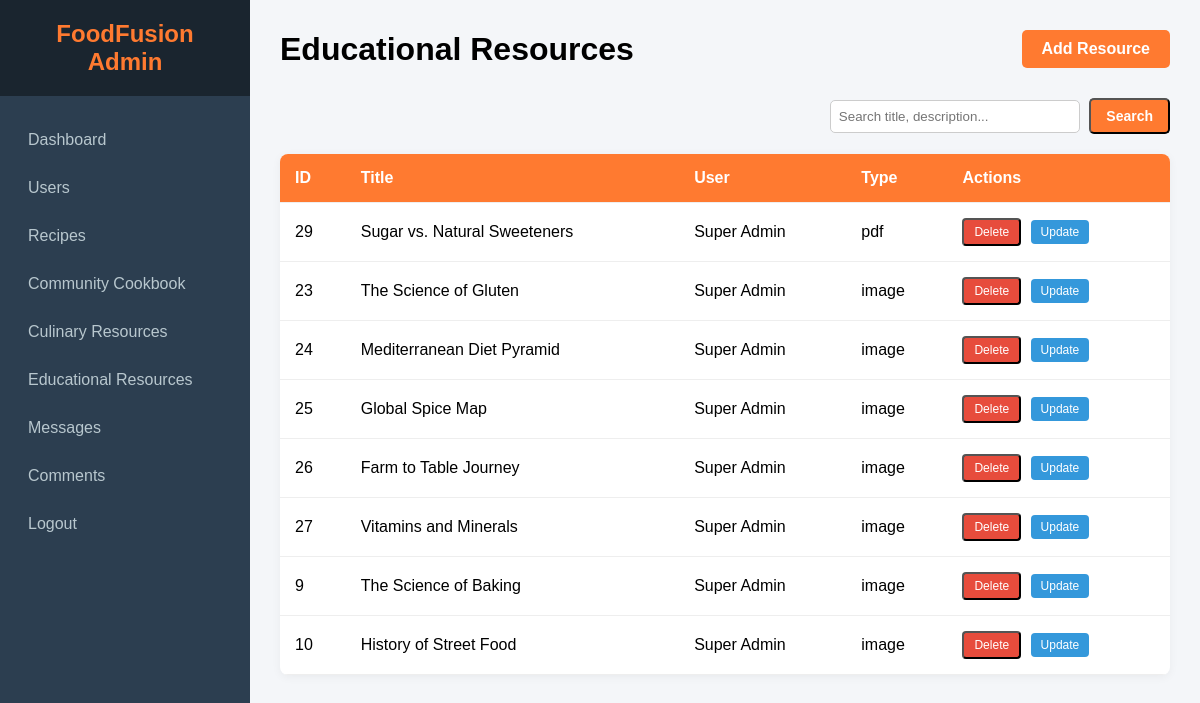
The page /admin/educational_resources.php (signed in) on the database its author committed.
### tables this page shows
CREATE TABLE `resources` (
  `id` int(11) NOT NULL,
  `title` varchar(255) NOT NULL,
  `description` text DEFAULT NULL,
  `content` text DEFAULT NULL,
  `file_url` varchar(255) DEFAULT NULL,
  `resource_type` varchar(255) NOT NULL,
  `file_type` varchar(255) DEFAULT NULL,
  `user_id` int(11) DEFAULT NULL,
  `created_at` timestamp NOT NULL DEFAULT current_timestamp()
);

CREATE TABLE `users` (
  `id` int(11) NOT NULL,
  `first_name` varchar(100) NOT NULL,
  `last_name` varchar(100) NOT NULL,
  `email` varchar(255) NOT NULL,
  `password` text NOT NULL,
  `type` varchar(100) DEFAULT 'user',
  `created_at` timestamp NOT NULL DEFAULT current_timestamp()
);

### admin/educational_resources.php (the view, shortened to what this page needs)
<?php
include("../database/config.php");
?>
<!DOCTYPE html>
<html lang="en">
<head>
    <link rel="stylesheet" href="../css/admin.css">
</head>
<body class="admin-body">
    <?php include("sidebar.php"); ?>
    <div class="main-content">
        <div class="admin-header">
            <h1>Educational Resources</h1>
            <a href="educational_resources_create.php" class="admin-btn">Add Resource</a>
        </div>
        <div style="margin-bottom: 20px; text-align: right;">
            <form method="GET" action="educational_resources.php" style="display: inline-block;">
                <input type="text" name="search" placeholder="Search title, description..." value="<?php echo isset($_GET['search']) ? htmlspecialchars($_GET['search']) : ''; ?>" style="padding: 8px; margin-right: 5px; border-radius: 5px; border: 1px solid #ccc; width: 250px;">
                <button type="submit" class="admin-btn" style="padding: 8px 15px; font-size: 14px;">Search</button>
            </form>
        </div>
        <table class="admin-table">
            <thead>
                <tr>
                    <th>ID</th>
                    <th>Title</th>
                    <th>User</th>
                    <th>Type</th>
                    <th>Actions</th>
                </tr>
            </thead>
            <tbody>
                <?php
                $sql = "SELECT resources.*, users.first_name, users.last_name FROM resources LEFT JOIN users ON resources.user_id = users.id WHERE resource_type = 'educational'";
                $sql .= " ORDER BY resources.created_at DESC";
                $result = $connection->query($sql);
                if ($result->num_rows > 0) {
                    while($row = $result->fetch_assoc()) {
                        $user_name = $row['first_name'] ? htmlspecialchars($row['first_name'] . ' ' . $row['last_name']) : 'Unknown';
                        echo "<tr>";
                        echo "<td>" . $row['id'] . "</td>";
                        echo "<td>" . $row['title'] . "</td>";
                        echo "<td>" . $user_name . "</td>";
                        echo "<td>" . $row['file_type'] . "</td>";
                        echo "<td>
                                <form action='../controllers/admin/AdminEducationalResourcesController.php' method='POST' style='display:inline;'>
                                    <input type='hidden' name='id' value='" . $row['id'] . "'>
                                    <button type='submit' name='delete_resource' class='admin-action-btn delete' onclick='return confirm(\"Are you sure?\")'>Delete</button>
                                </form>
                                <a href='educational_resources_edit.php?id=" . $row['id'] . "' class='admin-action-btn edit'>Update</a>
                              </td>";
                        echo "</tr>";
                    }
                } else {
                    echo "<tr><td colspan='4'>No resources found</td></tr>";
                }
                ?>
            </tbody>
        </table>
    </div>
</body>
</html>

### css/admin.css (style rules this page uses)
* { margin: 0; padding: 0; box-sizing: border-box; font-family: Arial, sans-serif; }
body.admin-body { display: flex; background: #f4f6f9; }
.main-content { margin-left: 250px; width: calc(100% - 250px); padding: 30px; transition: 0.3s; }
.admin-table { width: 100%; border-collapse: collapse; background: white; border-radius: 8px; overflow: hidden; box-shadow: 0 2px 10px rgba(0,0,0,0.05); }
.admin-table th, .admin-table td { padding: 15px; text-align: left; border-bottom: 1px solid #eee; }
.admin-table th { background: #FF7A30; color: white; font-weight: 600; }
.admin-header { display: flex; justify-content: space-between; align-items: center; margin-bottom: 30px; }
.admin-btn { padding: 10px 20px; background: #FF7A30; color: white; border-radius: 5px; text-decoration: none; font-weight: bold; }
.admin-action-btn { padding: 5px 10px; border-radius: 4px; text-decoration: none; font-size: 12px; margin-right: 5px; }
.edit { background: #3498db; color: white; }
.delete { background: #e74c3c; color: white; }

### rows shown on the page
resources: id "29", title "Sugar vs. Natural Sweeteners", user.last_name "Super Admin", file_type "pdf"
resources: id "23", title "The Science of Gluten", user.last_name "Super Admin", file_type "image"
resources: id "24", title "Mediterranean Diet Pyramid", user.last_name "Super Admin", file_type "image"
resources: id "25", title "Global Spice Map", user.last_name "Super Admin", file_type "image"
resources: id "26", title "Farm to Table Journey", user.last_name "Super Admin", file_type "image"
resources: id "27", title "Vitamins and Minerals", user.last_name "Super Admin", file_type "image"
resources: id "9", title "The Science of Baking", user.last_name "Super Admin", file_type "image"
resources: id "10", title "History of Street Food", user.last_name "Super Admin", file_type "image"
